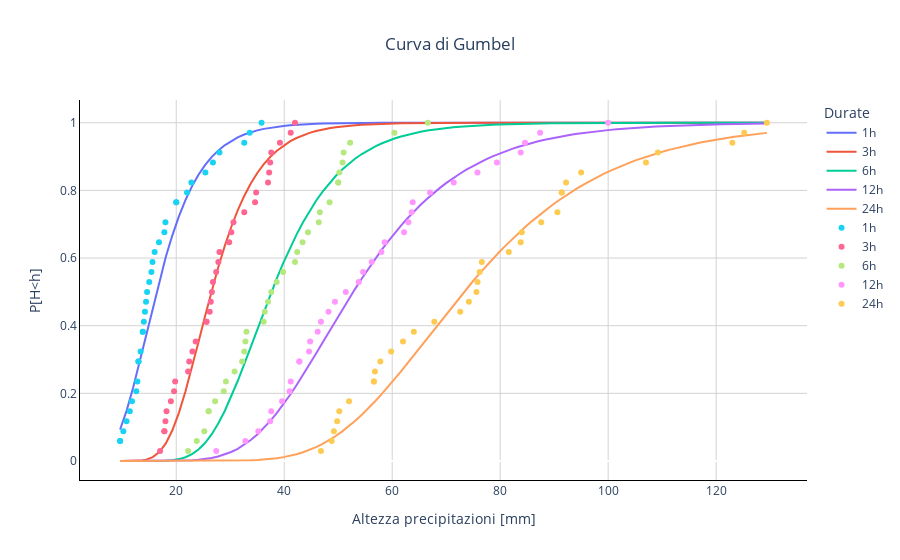

Notebook code cell kept with this figure:
### Markdown cell above
Noti i coefficienti a e b è infine possibile interpolare i dati alla distribuzione in modo che, fissato un tempo di ritorno, si ricavi l'altezza di precipitazione corrispondente ad ogni durata analizzata.

### Code cell
import plotly.express as px
import plotly.graph_objects as go
from statsmodels.distributions.empirical_distribution import ECDF

gb = gb_mom

def create_gumbel_plot(data):
    fig = go.Figure()

    for column in gb.columns:
        fig.add_trace(go.Scatter(x = gb.index, y = gb[column], mode = 'lines', name = column))

    #Calcolo dei valori ECDF per ogni dataset
    ecdf1h = ECDF(data['1h'])
    ecdf3h = ECDF(data['3h'])
    ecdf6h = ECDF(data['6h'])
    ecdf12h = ECDF(data['12h'])
    ecdf24h = ECDF(data['24h'])

    fig.add_trace(go.Scatter(x = data['1h'], y = ecdf1h(data['1h']), mode = 'markers', name = '1h'))
    fig.add_trace(go.Scatter(x = data['3h'], y = ecdf3h(data['3h']), mode = 'markers', name = '3h'))
    fig.add_trace(go.Scatter(x = data['6h'], y = ecdf6h(data['6h']), mode = 'markers', name = '6h'))
    fig.add_trace(go.Scatter(x = data['12h'], y = ecdf12h(data['12h']), mode = 'markers', name = '12h'))
    fig.add_trace(go.Scatter(x = data['24h'], y = ecdf24h(data['24h']), mode = 'markers', name = '24h'))

    fig.update_layout(title = 'Curva di Gumbel', title_x = 0.5, plot_bgcolor = 'white', yaxis_title = 'P[H<h]',
                    xaxis_title = 'Altezza precipitazioni [mm]', xaxis = dict(gridcolor = 'lightgrey', linecolor = 'black'),
                    yaxis = dict(gridcolor = 'lightgrey', linecolor = 'black'), height = 500, legend_title = 'Durate')
    fig.show()

create_gumbel_plot(data)
